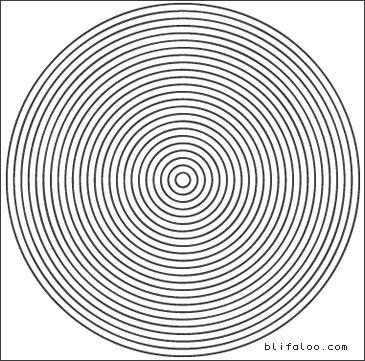
%> input picture practice 3/image/Concentric Circles.JPG, 365 x 361 px
$ octave gaussian.m   (GNU Octave 9; MATLAB toolbox functions it lacks are replaced by stand-ins)
%> lines starting %> are read from the running program, lines starting %| are printed output that depends on the picture
deviationX = 0.3;
deviationY = 2;
filterX = 17;
filterY = 17;
filterRot = -45;

%filterRot = filterRot*pi/180;
expandX = filterX/2-0.5;
expandY = filterY/2-0.5;


sigmax = deviationX;
mu = 0;
xofX = linspace(-expandX,expandX,filterX);
yofX = 1/(sqrt(2*pi)*sigmax)*exp(-(xofX-mu).^2/(2*sigmax^2));

sigmay = deviationY;
mu = 0;
xofY =  linspace(-expandY,expandY,filterY);
yofY =  1/(sqrt(2*pi)*sigmay)*exp(-(xofY-mu).^2/(2*sigmay^2));

figure
plot(xofX,yofX)
hold
plot(xofY,yofY,'r')
legend('Gaussian of X','Gaussian of Y')
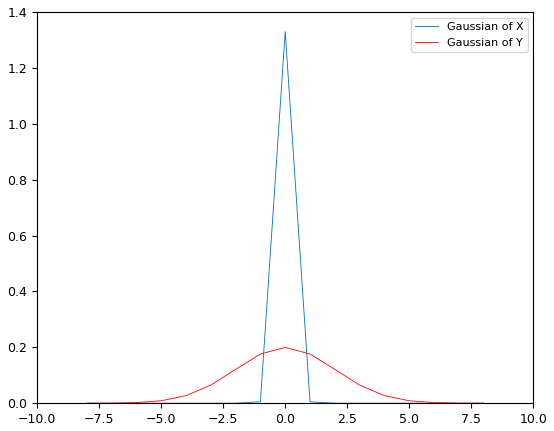
%> figure redrawn from the program's plot data; curve peaks at x = 0, y = 1.33; curve peaks at x = 0, y = 0.199

image = imread('Concentric Circles.jpg');
%> image is the input picture: size 361x365 uint8; min 20, max 255, mean 210.5


%image(imageX:(imageX+2*expandX), imageY:(imageY+2*expandY)) = 0;
%circshift(image,[2 2]);
imagePad = padarray(image,[expandX expandY],'symmetric');
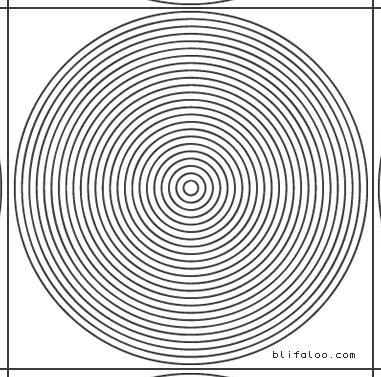
%> imagePad: size 377x381 uint8; min 20, max 255, mean 211.3
[imageX, imageY] = size(imagePad);
%> imageX = 377; imageY = 381

yofY = transpose(yofY);
filter = round(255*yofY*yofX);
filter = imrotate(filter,filterRot,'crop');

figure
bar3(filter)
title('Filter Mask')
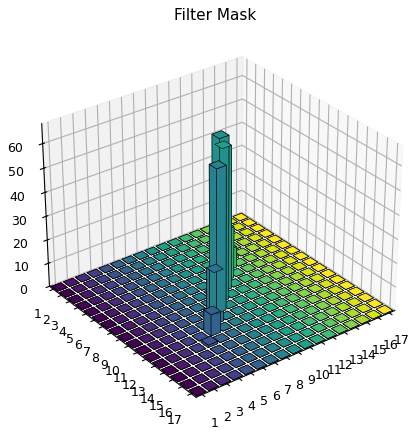
%> figure redrawn from the program's plot data

filter = im2col(filter,[filterX filterY]);
image2 = im2col(imagePad,[filterX filterY]);
output = round(sum(transpose(filter)*double(image2),1)/sum(filter));
imageGauss =col2im(uint8(output),[filterX filterY], [imageX imageY],'sliding');
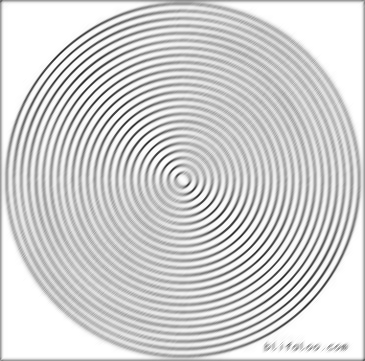
%> imageGauss: size 361x365 uint8; min 34, max 255, mean 210.5
%imageGauss = uint8(colfilt(image,[filterX filterY],'sliding',@filter));

figure
subplot(1,2,1)
imshow(image)
title('Original Image')
subplot(1,2,2)
imshow(imageGauss)
title('Filtered Image')
